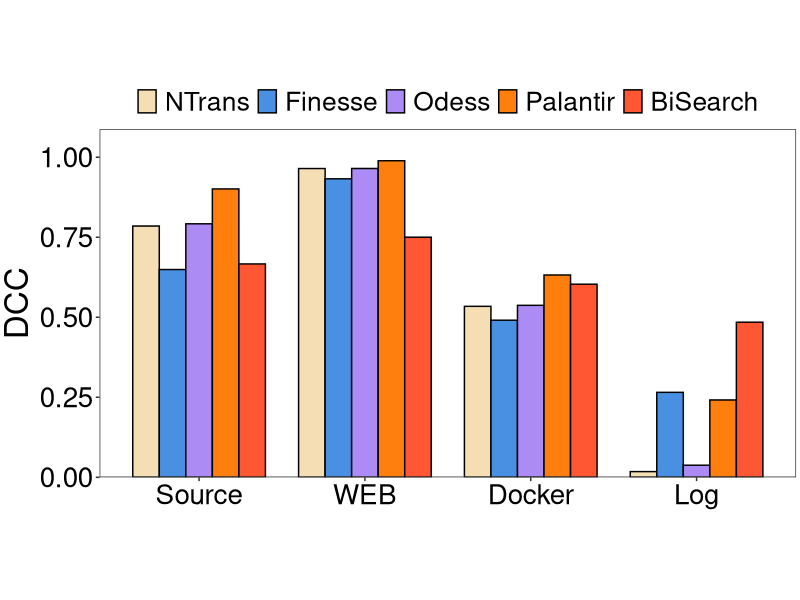
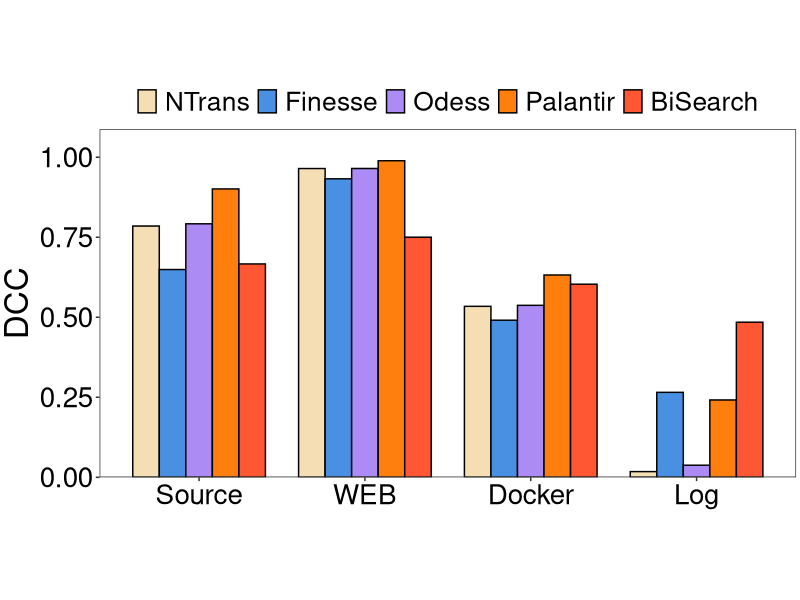

These figures' R source, in order:
library(ggplot2)
setwd(dirname(rstudioapi::getActiveDocumentContext()$path))
# 定义数据
heights <- c(0.785028,0.649198,0.792078,0.900943,0.66662,0.964705,0.932648,0.964785,0.989068,0.750036,0.534113,0.49076,0.537269,0.632101,0.6033,0.0177879,0.265427,0.0378978,0.24163,0.484667
)
group_order <- c('Source', 'WEB', 'Docker', 'Log')
# 创建数据框
df1 <- data.frame(
  group = factor(rep(group_order, each = 5), levels = group_order),
  category = factor(rep(c('NTrans', 'Finesse', 'Odess', 'Palantir','BiSearch'), times = 4),
                    levels = c('NTrans', 'Finesse', 'Odess', 'Palantir','BiSearch')),
  height = heights
)

max_height <- max(df1$height)

# 创建柱状图
p1 <- ggplot(df1, aes(x = group, y = height, fill = category)) + 
  geom_bar(stat = 'identity', position = position_dodge(width = 0.8), 
           colour = "black", width = 0.8) + 
  scale_fill_manual(values = c("#f5deb3", "#4a90e2", "#ac8cf4", "#ff7f0e","#FF5733")) +
  labs(y = 'DCC') +
  scale_y_continuous(
    limits = c(0, max_height),
    expand = expansion(mult = c(0, 0.1))
  ) +
  theme_bw() +
  theme(
    plot.title = element_text(hjust = 0.5, size = 24, face = "bold"),
    plot.margin = unit(c(0.1, 0.1, 0.1, 0.1), "cm"),
    axis.title.x = element_text(size = 26),
    axis.title.y = element_text(size = 24),
    axis.text = element_text(size = 20, color = "black"),
    aspect.ratio = 0.5,
    panel.grid.major = element_blank(), 
    panel.grid.minor = element_blank(),
    legend.position = "top",
    legend.direction = "horizontal",
    legend.text = element_text(size = 19),
    legend.key.height = unit(1.0, "line"),
    legend.key.width = unit(1.0, "line"),
    legend.margin = margin(t = 0, unit = 'cm'),
    legend.title = element_blank()
  ) +
  theme(axis.title.x = element_blank())

ggsave('../plot/1-DCC.pdf', plot = p1, width = 10, height = 5)
print(p1)
